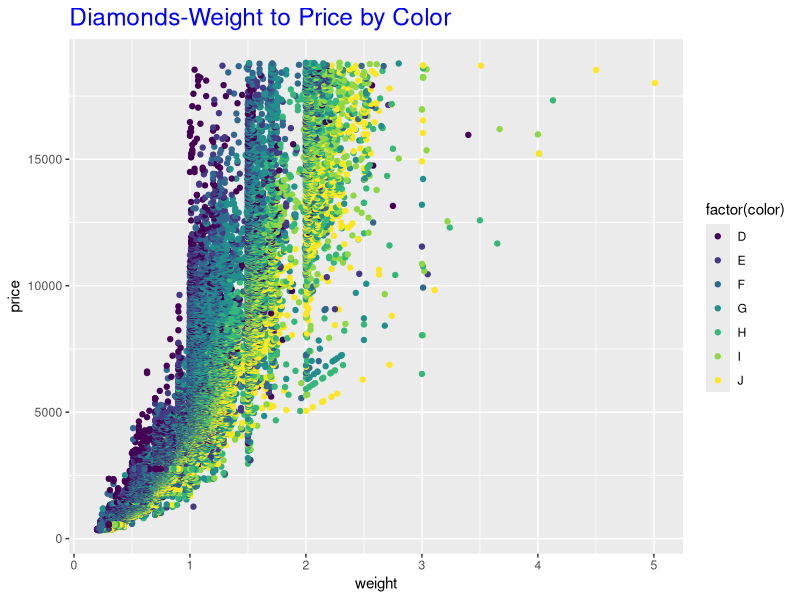
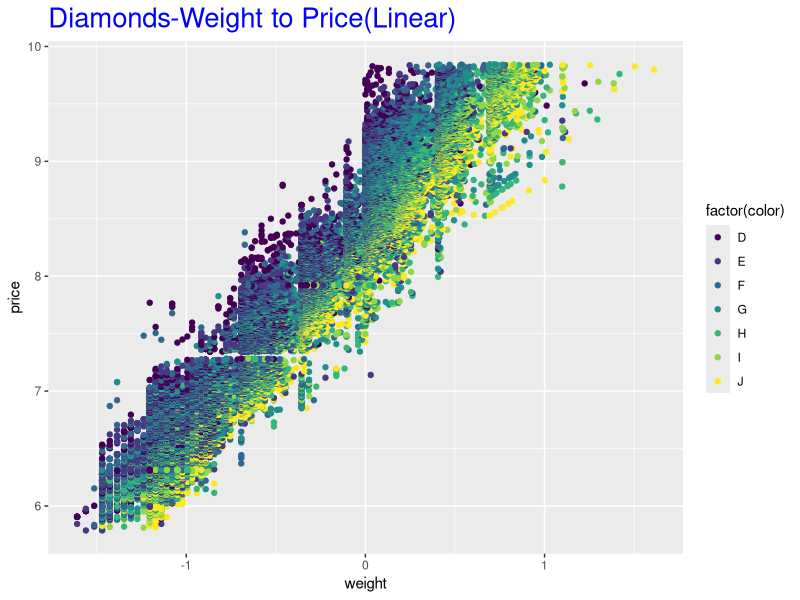
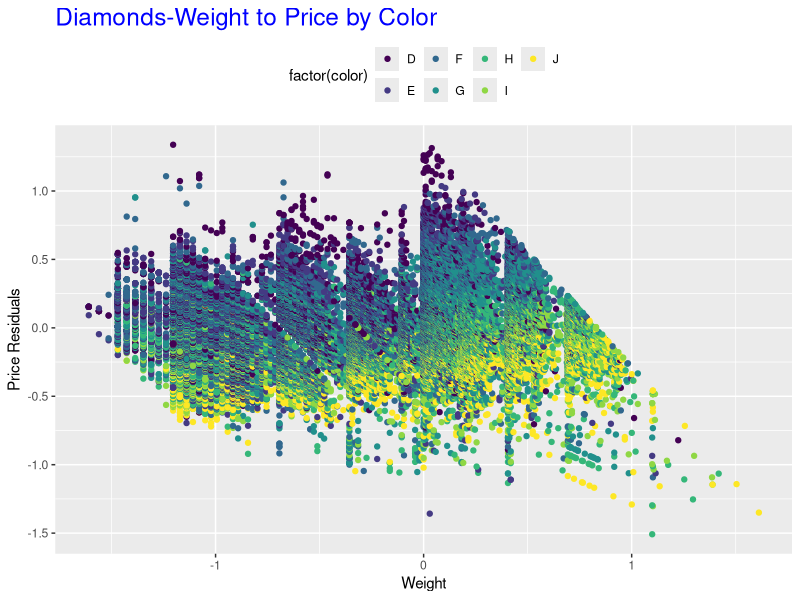
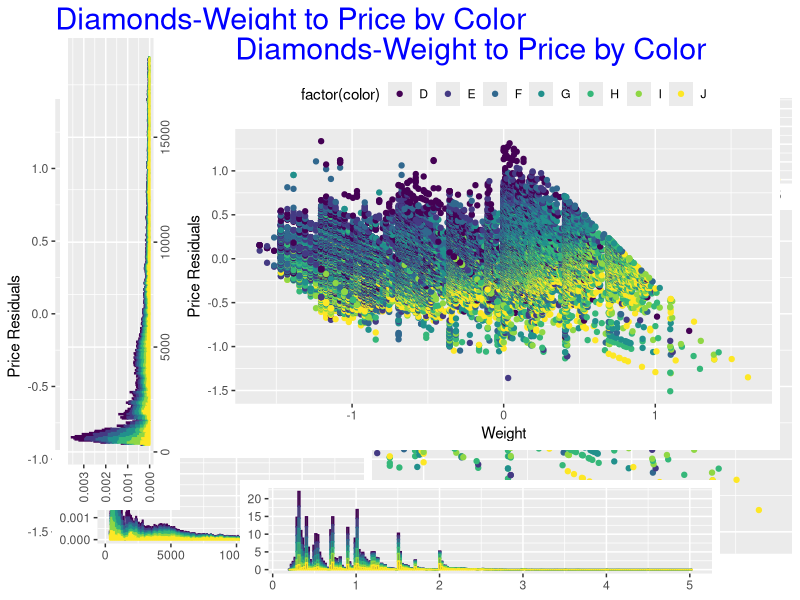

Source code (R) for these figures, in order:
#Tommy Cheng
#MAT 510 Assignment 6
#October 19 2016
#Group A

require(ggplot2)
require(grid)

#Problem2: Creates a simple	scatter	plot of Weight (“Carat”) and Price using Color (the	
#“Color” column in the diamonds dataframe) as a facet. 

scatter_plot <- ggplot(diamonds, aes(carat, price)) + labs(title='Diamonds-Weight to Price by Color')+ theme(plot.title = element_text(size = rel(1.6), colour = "blue"))+xlab("weight") + ylab("price")+ geom_point(aes(colour = factor(color)))
print(scatter_plot)

#Problem3: This is a linear scatter plot of Price and weight by plotting the natural log of the two variables.
# This first creates 2 new columns of the natural log of the variables. The columns are then added to the dataframe
ln_carat <- log(diamonds$carat) 
ln_price <- log(diamonds$price)
diamonds[, "ln_carat"] <- ln_carat    #add new variables to the dataframe
diamonds[, "ln_price"] <- ln_price    #add new variables to the dataframe
linearscatter_plot <- ggplot(diamonds, aes(ln_carat, ln_price))+ labs(title='Diamonds-Weight to Price(Linear)')+ theme(plot.title = element_text(size = rel(1.8), colour = "blue"))+xlab("weight") + ylab("price")+ geom_point(aes(colour = factor(color)))
print(linearscatter_plot)

#Problem4: Use lienar regression to regress ln(price) on ln(carat) and extract the residual of price. Then Plot 
#the price residual against weight
price_carat_lm <- lm(log(price) ~ log(carat), data=diamonds)  #lienar regression using ordinary least square
price_residual <- resid(price_carat_lm)   #extract the residuals
k<-ggplot(diamonds, aes(log(carat), price_residual))+ geom_point(aes(colour = factor(color))) + xlab('Weight') + ylab('Price Residuals') +labs(title='Diamonds-Weight to Price by Color')+ theme(plot.title = element_text(size = rel(1.6), colour = "blue"))+theme(legend.position = 'top')
print(k)

#Problem5: Use	the	grid package to	create a overlay of	three	plots:
#a density histogram of the	price	and	the	histogram, a density histogram of	carat and the detrended 
#plot of price residual against weight. 

main_plot <- k+ guides(col = guide_legend(nrow = 1)) + theme(plot.title = element_text(size = rel(2)))
hist_price <- ggplot(diamonds, aes(price)) + geom_histogram(aes(y= ..density.., colour= factor(color)), binwidth = 50) + theme(axis.title.x = element_blank(),axis.title.y = element_blank(),legend.position='none') 
hist_carat <- ggplot(diamonds, aes(carat)) + geom_histogram(aes(y= ..density.., colour= factor(color)), binwidth = 0.0225) + theme(axis.title.x = element_blank(),axis.title.y = element_blank(),legend.position='none')
vp1 <- viewport(width = 0.4, height = 0.2, x = 0.265, y = 0.15)     #create a viewport frame with specific sizes and coordinates
vp2 <- viewport(width = 0.4, height = 0.2, x = 0.8, y = 0.75)     #create a viewport frame with specific sizes and coordinates
print(main_plot)                      
print(hist_price, vp = vp1)       
print(hist_carat, vp = vp2)



#Problem6: Using grid package	to create	the	a overlay of three plots: The	rotated
#histogram on the left, the	price	and	the	histogram	on the bottom, and the detrended histogram on top of
#price histogram

vp3 <- viewport(angle = 90, width = 0.6, height = 0.2, x = 0.15, y = 0.55)  #frame for histogram of price
vp4 <- viewport(width = 0.6, height = 0.2, x = 0.6, y = 0.1)          #frame for historgram of carat
vp5 <- viewport(width = 0.75, height = 0.7, x = 0.6, y = 0.6)       #frame for the detrended plot 
print(hist_price, vp = vp3)
print(hist_carat, vp = vp4)
print(main_plot, vp = vp5)